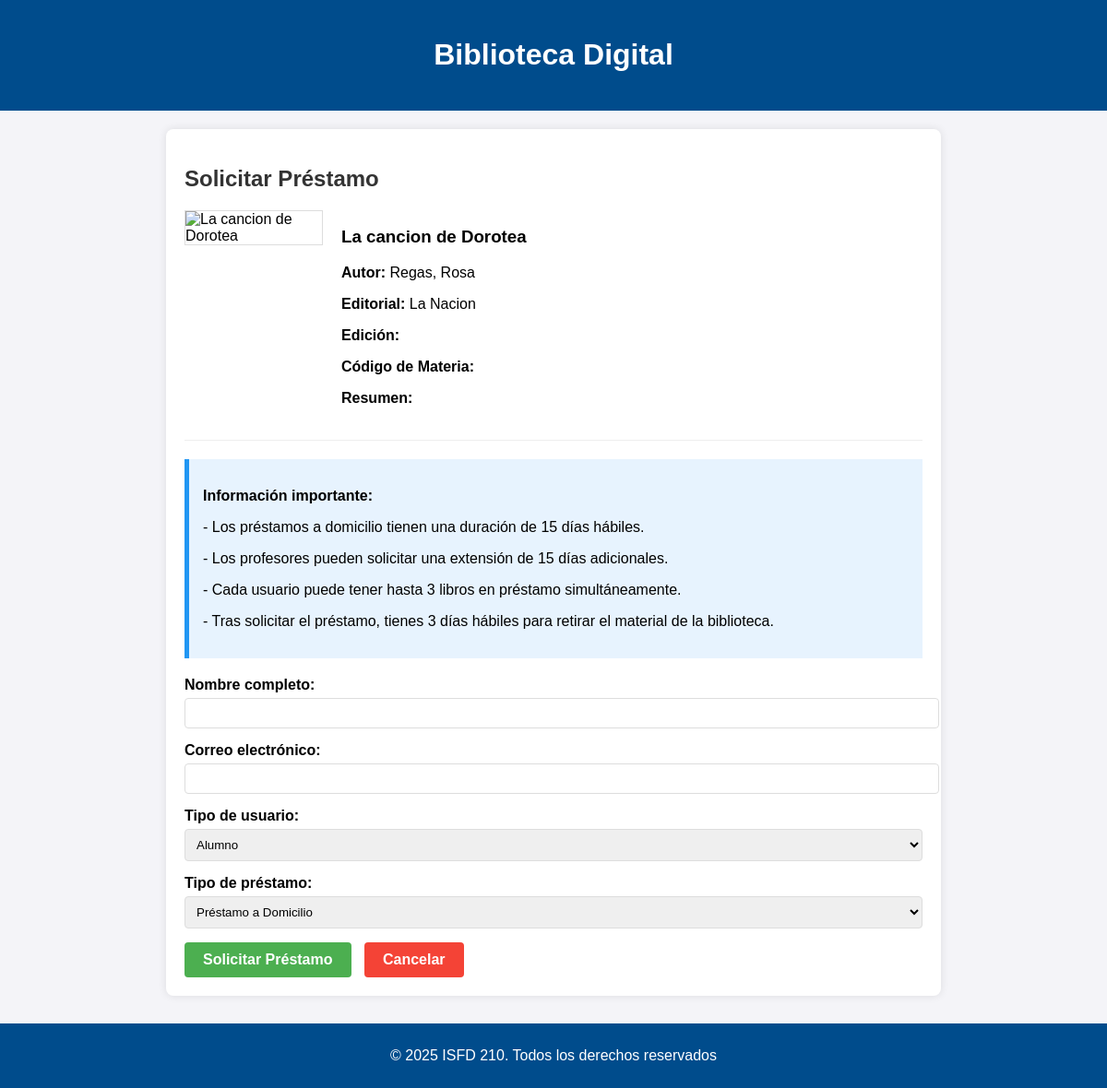
/libros/solicitar-prestamo/500/ (signed in), run on the app's committed database.
### libros/models.py (models this page shows, shortened)
class Inventario(models.Model):
    id_inventario = models.AutoField(primary_key=True)
    estado = models.CharField(max_length=255, null=True, default="Disponible")
    motivo_baja = models.CharField(max_length=255, null=True)
    descripcion = models.TextField(null=True)
    num_ejemplar = models.IntegerField(null=True)
    imagen_rota = models.ImageField(
        upload_to='imagenes_rota/', null=True, blank=True)

class Libro(Inventario):
    id_libro = models.AutoField(primary_key=True)
    titulo = models.CharField(max_length=255)
    autor = models.CharField(max_length=255)
    editorial = models.CharField(max_length=255)
    clasificacion_cdu = models.CharField(max_length=255, null=False, default='Sin clasificar')
    siglas_autor_titulo = models.CharField(max_length=255, null=False, default='ABC')
    num_inventario = models.IntegerField(null=False, default=1)
    resumen = models.TextField()
    etiqueta_palabra_clave = models.TextField(default='Roma,Historia,Clasica')
    sede = models.TextField(default='La Plata')
    disponibilidad = models.CharField(max_length=255, null=True, default="Disponible")
    observaciones = models.TextField(default='Esta es una observación')
    img = models.URLField()

### libros/views.py (the view, shortened to what this page needs)
# urls.py: path('solicitar-prestamo/<int:libro_id>/', views.solicitar_prestamo, name='solicitar_prestamo'),
@login_required
def solicitar_prestamo(request, libro_id):
    libro = get_object_or_404(Libro, id_libro=libro_id)
    if libro.estado != 'Disponible':
        messages.error(request, "Este libro no está disponible para préstamo.")
        return redirect('lista_libros')
    if not request.user.puede_solicitar_mas_prestamos():
        messages.error(request,
            "Has alcanzado el límite máximo de 3 préstamos simultáneos. "
            "Debes devolver un libro antes de solicitar otro.")
        return redirect('mis_prestamos_activos')
    if not request.user.puede_solicitar_prestamo():
        messages.error(request, "No puedes solicitar préstamos debido a sanciones activas.")
        return redirect('mis_sanciones')
    if request.user.tiene_sanciones_criticas():
        messages.warning(request, "Tienes sanciones pendientes de compensación.")
        return redirect('verificar_sanciones_criticas')
    prestamos_activos = request.user.get_prestamos_activos().count()
    prestamos_disponibles = request.user.get_prestamos_disponibles()
    context = {
        'libro': libro,
        'prestamos_activos': prestamos_activos,
        'prestamos_disponibles': prestamos_disponibles
    }
    return render(request, 'libros/solicitar_prestamo.html', context)

### libros/models.py (called while the page is built)
    def puede_solicitar_prestamo(self):
        sanciones_activas = self.sanciones.filter(estado='confirmada')
        for sancion in sanciones_activas:
            if sancion.tipo_usuario_sancion == 'alumno':
                return False
            elif sancion.tipo_usuario_sancion == 'docente':
                if sancion.fecha_suspension_hasta and timezone.now() < sancion.fecha_suspension_hasta:
                    return False
        return True

    def tiene_sanciones_criticas(self):
        if self.perfil != 'bibliotecaria':  # Solo verificar para usuarios normales
            sanciones_docente = self.sanciones.filter(
                tipo_usuario_sancion='docente',
                estado='confirmada'
            ).count()
            return sanciones_docente >= 3
        return False

    def get_prestamos_activos(self):
        return self.prestamos_usuario.filter(estado__in=['aprobado', 'aprobado_reserva'])

    def puede_solicitar_mas_prestamos(self):
        prestamos_activos = self.get_prestamos_activos().count()
        return prestamos_activos < 3

    def get_prestamos_disponibles(self):
        prestamos_activos = self.get_prestamos_activos().count()
        return max(0, 3 - prestamos_activos)

### libros/templates/libros/solicitar_prestamo.html (shortened to what this page needs)
<!DOCTYPE html>
<html lang="es">
<head>
    {% load static %}
</head>
<body>
    <header>
        <h1>Biblioteca Digital</h1>
    </header>
    <div class="container">
        <h2>Solicitar Préstamo</h2>
        <div class="libro-info">
            <div class="libro-portada">
                <img src="{{ libro.img }}" alt="{{ libro.titulo }}">
            </div>
            <div class="libro-detalles">
                <h3>{{ libro.titulo }}</h3>
                <p><strong>Autor:</strong> {{ libro.autor }}</p>
                <p><strong>Editorial:</strong> {{ libro.editorial }}</p>
                <p><strong>Edición:</strong> {{ libro.edicion }}</p>
                <p><strong>Código de Materia:</strong> {{ libro.codigo_materia }}</p>
                <p><strong>Resumen:</strong> {{ libro.resumen }}</p>
            </div>
        </div>
        <div class="info-box">
            <p><strong>Información importante:</strong></p>
            <p>- Los préstamos a domicilio tienen una duración de 15 días hábiles.</p>
            <p>- Los profesores pueden solicitar una extensión de 15 días adicionales.</p>
            <p>- Cada usuario puede tener hasta 3 libros en préstamo simultáneamente.</p>
            <p>- Tras solicitar el préstamo, tienes 3 días hábiles para retirar el material de la biblioteca.</p>
        </div>
        <form class="form-prestamo" method="POST" action="{% url 'solicitar_prestamo' libro.id_libro %}">
            <div class="form-group">
                <label for="nombre_usuario">Nombre completo:</label>
                <input type="text" name="nombre_usuario" id="nombre_usuario" required>
            </div>
            <div class="form-group">
                <label for="email_usuario">Correo electrónico:</label>
                <input type="email" name="email_usuario" id="email_usuario" required>
            </div>
            <div class="form-group">
                <label for="tipo_usuario">Tipo de usuario:</label>
                <select name="tipo_usuario" id="tipo_usuario" required>
                    <option value="alumno">Alumno</option>
                </select>
            </div>
            <div class="form-group">
                <label for="tipo_prestamo">Tipo de préstamo:</label>
                <select name="tipo_prestamo" id="tipo_prestamo" required>
                    <option value="domicilio">Préstamo a Domicilio</option>
                </select>
            </div>
            <button type="submit" class="btn-submit">Solicitar Préstamo</button>
            <a href="{% url 'lista_libros' %}" class="btn-cancel">Cancelar</a>
        </form>
    </div>
    <footer>
        <p>© 2025 ISFD 210. Todos los derechos reservados</p>
    </footer>
</body>
</html>

### libros/templates/libros/solicitar_prestamo.html (style rules this page uses)
body { font-family: 'Calibri', 'Arial', sans-serif; background-color: #f4f4f8; margin: 0; padding: 0; }
header { background-color: #004c8c; color: white; text-align: center; padding: 20px; }
.container { max-width: 800px; margin: 20px auto; background-color: white; padding: 20px; border-radius: 8px; box-shadow: 0 0 10px rgba(0, 0, 0, 0.1); }
h1 { color: #fff; }
h2 { color: #333; }
.libro-info { display: flex; margin-bottom: 20px; border-bottom: 1px solid #eee; padding-bottom: 20px; }
.libro-portada { flex: 0 0 150px; margin-right: 20px; }
.libro-portada img { width: 100%; border: 1px solid #ddd; }
.libro-detalles { flex: 1; }
.form-prestamo { margin-top: 20px; }
.form-group { margin-bottom: 15px; }
label { display: block; margin-bottom: 5px; font-weight: bold; }
input, select { width: 100%; padding: 8px; border: 1px solid #ddd; border-radius: 4px; }
.btn-submit { display: inline-block; padding: 10px 20px; background-color: #4CAF50; color: white; border: none; border-radius: 4px; cursor: pointer; font-size: 16px; font-weight: bold; }
.btn-cancel { display: inline-block; padding: 10px 20px; background-color: #f44336; color: white; border: none; border-radius: 4px; cursor: pointer; font-size: 16px; font-weight: bold; margin-left: 10px; text-decoration: none; }
.info-box { background-color: #e7f3fe; border-left: 5px solid #2196F3; padding: 15px; margin: 20px 0; }
footer { background-color: #004c8c; color: white; text-align: center; padding: 10px 0; font-size: 1rem; margin-top: 30px; }

### data on the page
Libro: titulo "La cancion de Dorotea", autor "Regas, Rosa", editorial "La Nacion"
